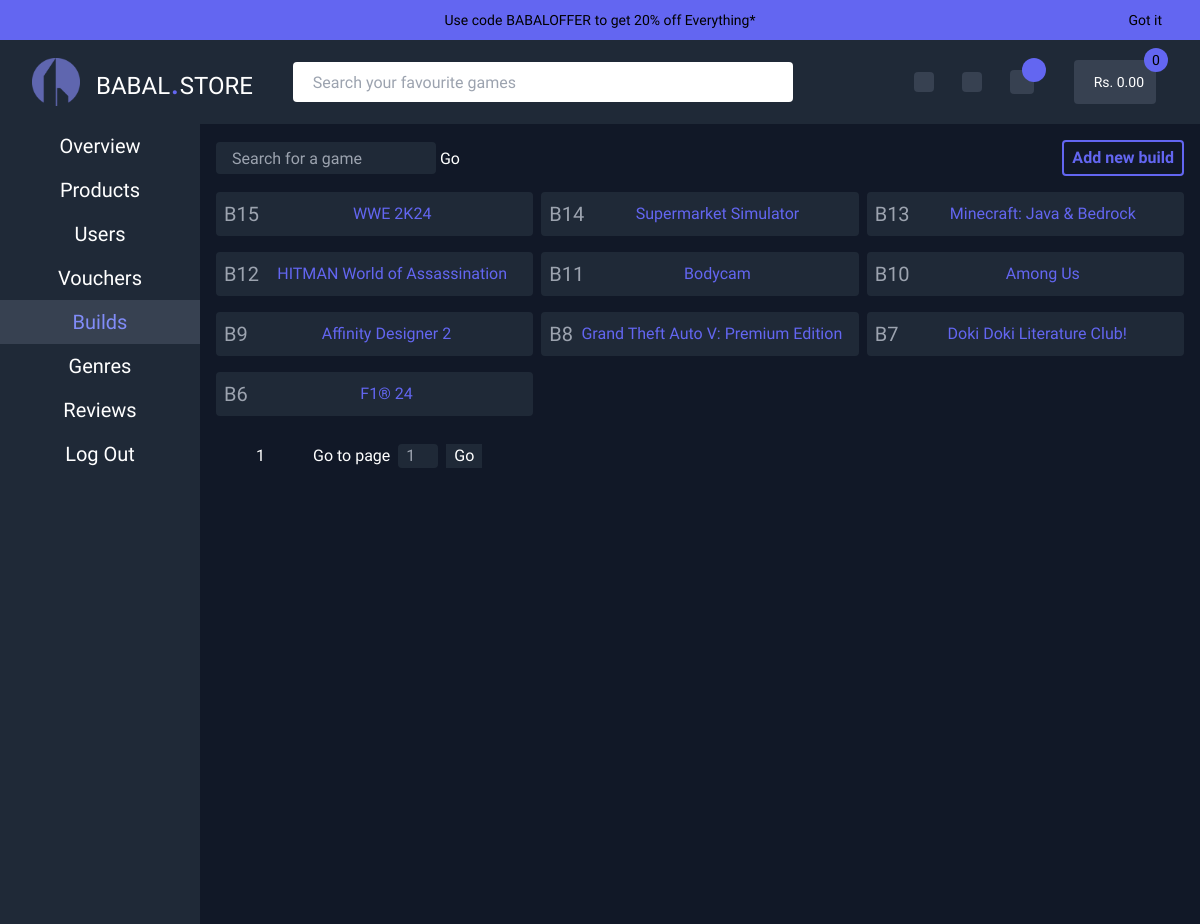
Page /dashboard/builds/ (signed in) on the committed database.
### game/models.py (models this page shows, shortened)
class GameBuild(models.Model):
    game = models.OneToOneField(Game, on_delete=models.CASCADE)
    zip_file = models.FileField(upload_to=game_build_upload, storage=OutsideMediaStorage)
    date_added = models.DateTimeField(default=timezone.now)

class Game(models.Model):
    display_name = models.CharField(max_length=100)
    slug = models.SlugField(unique=True, max_length=50)
    description = models.TextField(max_length=500, blank=True)
    long_description = models.TextField(default="No description provided", blank=True)
    genre = models.ManyToManyField(NewGameGenre, blank=True)
    banner = models.ImageField(upload_to=banner_upload)
    yt_trailer_id = models.CharField(verbose_name="YouTube trailer ID", max_length=20, blank=True)
    steam_id = models.CharField(verbose_name="Steam App ID", max_length=10, blank=True)
    licensed_to = models.ManyToManyField(verbose_name="Licensed To", to=User, blank=True)
    price = models.FloatField(default=0)
    discount_amount = models.FloatField(default=0)
    is_available_on_windows = models.BooleanField(default=False)
    is_available_on_linux = models.BooleanField(default=False)
    is_available_on_mac = models.BooleanField(default=False)
    developer = models.CharField(max_length=100, blank=True, null=True)
    publisher = models.CharField(max_length=100, blank=True, null=True)
    support_url = models.CharField(max_length=250, blank=True, null=True)

### dashboard/views.py (the view)
# urls.py: path('builds/', user_passes_test(is_admin)(views.dashboard_builds), name="dashboard_builds"),
def dashboard_builds(request):
    q = request.GET.get('q')
    if not q:
        builds = GameBuild.objects.all().order_by("-date_added")
    else:
        builds = GameBuild.objects.filter(game__display_name__icontains=q).order_by("-date_added")
    p = Paginator(builds, 10)
    page = request.GET.get('page')
    builds = p.get_page(page)
    context = {
        'builds': builds
    }
    return render(request, 'dashboard/builds.html', context)

### dashboard/urls.py (called while the page is built)
def is_admin(user):
    return user.is_authenticated and user.is_staff

### dashboard/templates/dashboard/builds.html (shortened to what this page needs)
{% extends 'dashboard/base.html' %}
{% block dashboard_content %}
  <section class="container">
    <div class="filterbox flex justify-between items-center mb-4">
      <form class="m-0">
        <input class="h-8 indent-4 bg-gray-800 outline-none border-none rounded" type="text" placeholder="Search for a game" name="q" value="{{ request.GET.q }}" />
        <button type="submit">Go</button>
      </form>
      <a href="{% url 'dashboard_add_build' %}" class="border-2 border-primary text-primary font-bold hover:text-black hover:bg-primary px-2 py-1 rounded">Add new build</a>
    </div>
    <div class="grid grid-cols-3 gap-2">
      {% for build in builds %}
        <div id="build-{{ build.id }}" class="p-2 mb-2 rounded w-full bg-gray-800 flex justify-between items-center gap-2">
          <a class="text-xl text-gray-400">B{{build.id}}</a>
            <div class="flex items-center text-gray-300">
              <a href="{% url 'dashboard_game_page' build.game.id %}" class="hover:text-secondary text-primary">{{ build.game.display_name }}</a>
            </div>
        </div>
      {% endfor %}
    </div>
    <div class="mt-5 flex items-center">
      <div class="flex items-center justify-between">
        <a class="px-2" href="?q={{ request.GET.q }}&page={{ builds.number }}">{{ builds.number }}</a>
      </div>
      <span class="px-2">Go to page</span>
      <form class="items-center h-fit my-auto flex">
        <input class="indent-2 w-10 bg-gray-800 outline-none border-none rounded" type="text" name="page" placeholder="{{ builds.number }}" />
        <button class="mx-2 bg-gray-800 hover:bg-gray-700 px-2" type="submit">Go</button>
      </form>
    </div>
  </section>
{% endblock %}

### core/static/core/base.css (style rules this page uses)
html, :host { line-height: 1.5; -webkit-text-size-adjust: 100%; -moz-tab-size: 4; -o-tab-size: 4; tab-size: 4; font-family: ui-sans-serif, system-ui, sans-serif, "Apple Color Emoji", "Segoe UI Emoji", "Segoe UI Symbol", "Noto Color Emoji"; font-feature-settings: normal; font-variation-settings: normal; -webkit-tap-highlight-color: transparent; }
body { margin: 0; line-height: inherit; }
a { color: inherit; text-decoration: inherit; }
button, input, optgroup, select, textarea { font-family: inherit; font-feature-settings: inherit; font-variation-settings: inherit; font-size: 100%; font-weight: inherit; line-height: inherit; color: inherit; margin: 0; padding: 0; }
button, select { text-transform: none; }
button, [type='button'], [type='reset'], [type='submit'] { -webkit-appearance: button; background-color: transparent; background-image: none; }
input::placeholder, textarea::placeholder { opacity: 1; color: #9ca3af; }
button, [role="button"] { cursor: pointer; }
.container { width: 100%; }
@media (min-width: 640px) { .container { max-width: 640px; } }
@media (min-width: 768px) { .container { max-width: 768px; } }
@media (min-width: 1024px) { .container { max-width: 1024px; } }
.m-0 { margin: 0px; }
.mx-2 { margin-left: 0.5rem; margin-right: 0.5rem; }
.my-auto { margin-top: auto; margin-bottom: auto; }
.mb-2 { margin-bottom: 0.5rem; }
.mb-4 { margin-bottom: 1rem; }
.mt-5 { margin-top: 1.25rem; }
.flex { display: flex; }
.grid { display: grid; }
.h-8 { height: 2rem; }
.h-fit { height: -moz-fit-content; height: fit-content; }
.w-10 { width: 2.5rem; }
.w-full { width: 100%; }
.grid-cols-3 { grid-template-columns: repeat(3, minmax(0, 1fr)); }
.items-center { align-items: center; }
.justify-between { justify-content: space-between; }
.gap-2 { gap: 0.5rem; }
.scroll-smooth { scroll-behavior: smooth; }
.rounded { border-radius: 0.25rem; }
.border-2 { border-width: 2px; }
.border-none { border-style: none; }
.border-primary { --tw-border-opacity: 1; border-color: rgb(99 102 241 / var(--tw-border-opacity)); }
.bg-gray-800 { --tw-bg-opacity: 1; background-color: rgb(31 41 55 / var(--tw-bg-opacity)); }
.bg-gray-900 { --tw-bg-opacity: 1; background-color: rgb(17 24 39 / var(--tw-bg-opacity)); }
.p-2 { padding: 0.5rem; }
.px-2 { padding-left: 0.5rem; padding-right: 0.5rem; }
.py-1 { padding-top: 0.25rem; padding-bottom: 0.25rem; }
.indent-2 { text-indent: 0.5rem; }
.indent-4 { text-indent: 1rem; }
.text-xl { font-size: 1.25rem; line-height: 1.75rem; }
.font-bold { font-weight: 700; }
.text-gray-300 { --tw-text-opacity: 1; color: rgb(209 213 219 / var(--tw-text-opacity)); }
.text-gray-400 { --tw-text-opacity: 1; color: rgb(156 163 175 / var(--tw-text-opacity)); }
.text-primary { --tw-text-opacity: 1; color: rgb(99 102 241 / var(--tw-text-opacity)); }
.text-white { --tw-text-opacity: 1; color: rgb(255 255 255 / var(--tw-text-opacity)); }
.outline-none { outline: 2px solid transparent; outline-offset: 2px; }

### core/templates/core/base.html (style rules this page uses)
* { font-family: "Reddit Sans", sans-serif; }

### rows in the picture
GameBuild: id "15", game.display_name "WWE 2K24"
GameBuild: id "14", game.display_name "Supermarket Simulator"
GameBuild: id "13", game.display_name "Minecraft: Java & Bedrock"
GameBuild: id "12", game.display_name "HITMAN World of Assassination"
GameBuild: id "11", game.display_name "Bodycam"
GameBuild: id "10", game.display_name "Among Us"
GameBuild: id "9", game.display_name "Affinity Designer 2"
GameBuild: id "8", game.display_name "Grand Theft Auto V: Premium Edition"
GameBuild: id "7", game.display_name "Doki Doki Literature Club!"
GameBuild: id "6", game.display_name "F1® 24"

### other values in the picture
{{ builds.number }} "1"
